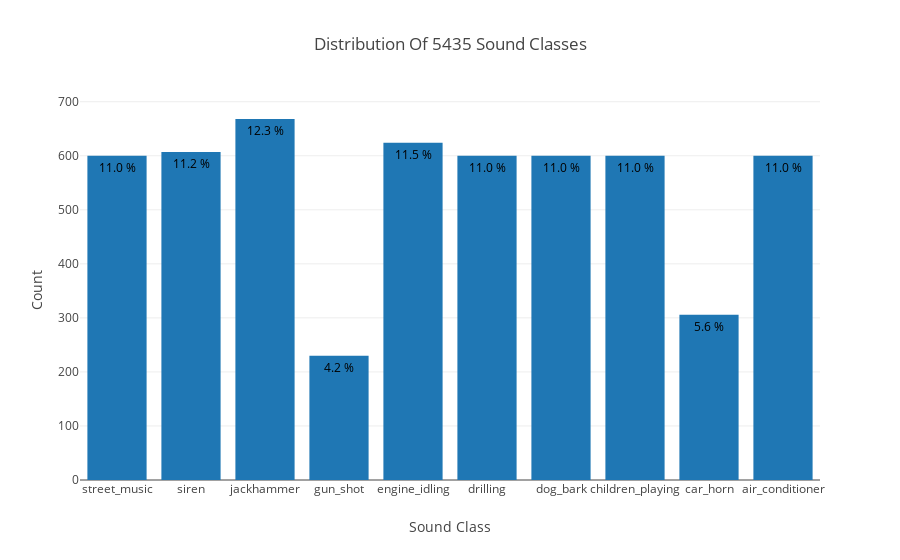

Notebook code for this chart:
### Code cell
drawDist()

### Figure 1 — Plotly figure (JSON) as saved in the notebook; plotly's stock layout.template omitted (floating-point values rounded to 4 significant figures)
{"data": [{"text": ["11.0 %", "11.2 %", "12.3 %", "4.2 %", "11.5 %", "11.0 %", "11.0 %", "11.0 %", "5.6 %", "11.0 %"], "textfont": {"color": "#000000"}, "textposition": "auto", "type": "bar", "uid": "afa60f0c-4ec8-41cb-a31b-f76d1a4b1498", "x": ["street_music", "siren", "jackhammer", "gun_shot", "engine_idling", "drilling", "dog_bark", "children_playing", "car_horn", "air_conditioner"], "y": [600, 607, 668, 230, 624, 600, 600, 600, 306, 600]}], "layout": {"title": {"text": "Distribution Of 5435 Sound Classes"}, "xaxis": {"title": {"text": "Sound Class"}}, "yaxis": {"title": {"text": "Count"}}}}
